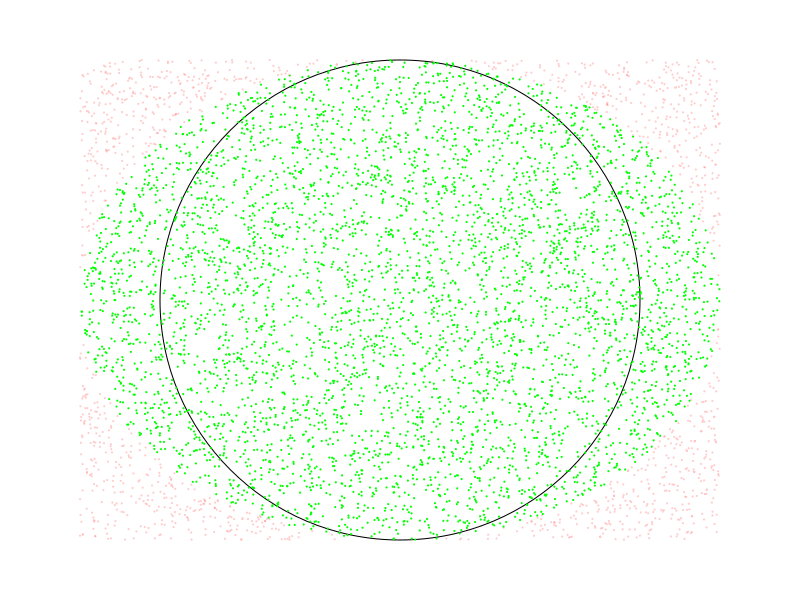
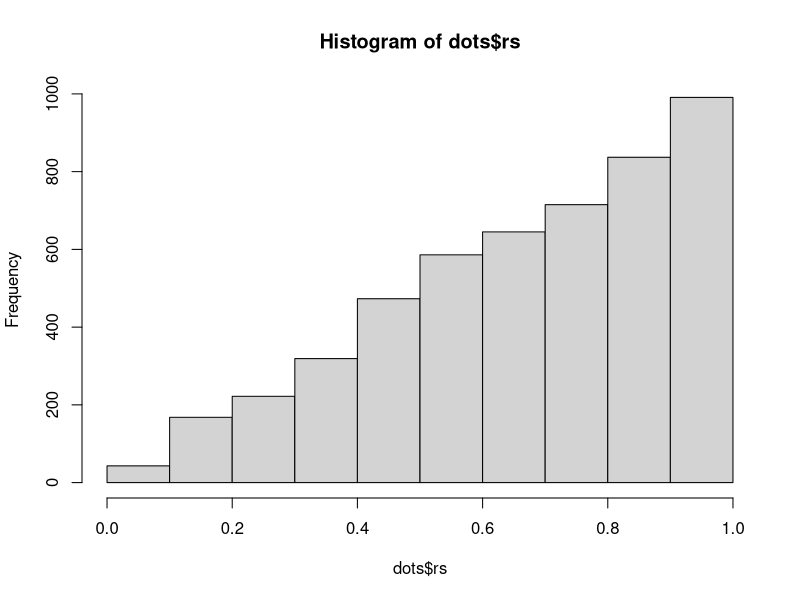
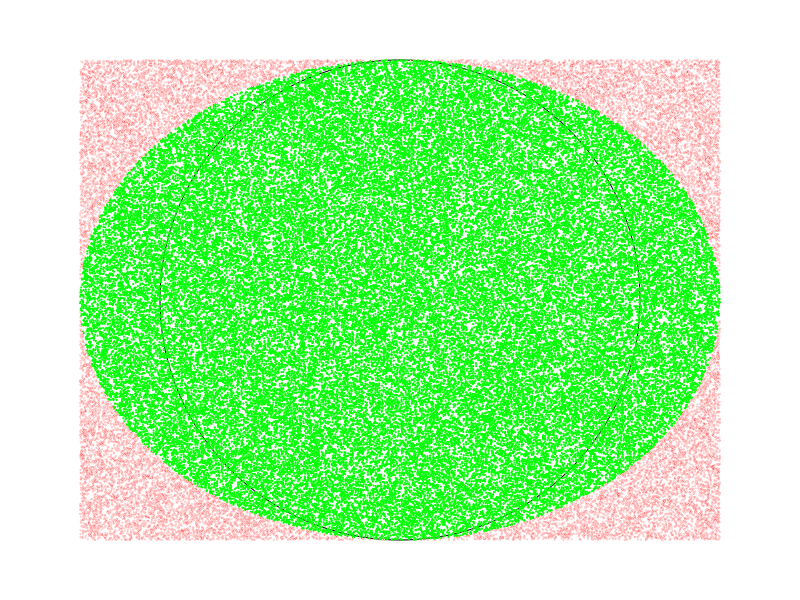

Source code (R) for these figures, in order: (Note: a time limit stopped this script after it produced the figures.)
library(grid)

circleColor <- "black"
insideDotColor <- rgb(0, 1, 0)
outsideDotColor <- rgb(1, 0, 0, alpha=0.2)

toPolar <- function (pt) {
  list("r"=sqrt(pt[1]^2 + pt[2]^2), "phi"=atan2(pt[2], pt[1]))
}

phis <- c()
rs <- c()



plotDots <- function (n) {
  # procedural approach
  i = 1
  png(filename="pi-circle.png")
  plot.new()
  grid.circle(0.5, 0.5, r=0.4)
  repeat {
    newPoint <- runif(2, min=-1, max=1)
    polar <- toPolar(newPoint)
    if (polar$r < 1) {
      grid.circle(newPoint[1]*0.4 + 0.5, newPoint[2]*0.4+0.5, r=0.001, gp=gpar(col=insideDotColor))
      rs <- c(rs, polar$r)
      phis <- c(phis, polar$phi)
      i = i + 1
    } else {
      grid.circle(newPoint[1]*0.4 + 0.5, newPoint[2]*0.4+0.5, r=0.001, gp=gpar(col=outsideDotColor))
    }
    if (i >= n) {
      break
    }
  }
  dev.off()
  list("rs"=rs, "phis"=phis)
}

dots <- plotDots(5000)

# histogram for radius
Sys.sleep(1)
png(filename="hist-r.png")
hist(dots$rs)
dev.off()

# histogram for phi
dots <- plotDots(10^5)
Sys.sleep(1)
png(filename="hist-phi.png")
hist(dots$phis)
dev.off()
